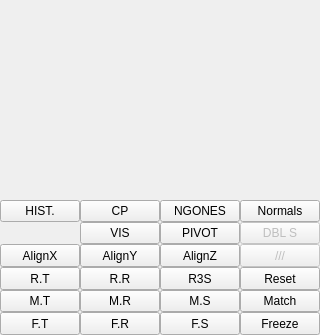
    <widget class="QWidget" name="wg_transformMenu" native="true">
     <layout class="QVBoxLayout" name="verticalLayout_10">
      <property name="spacing">
       <number>0</number>
      </property>
      <property name="margin">
       <number>0</number>
      </property>
      <item>
       <widget class="QWidget" name="wg_freeze" native="true">
        <property name="minimumSize">
         <size>
          <width>0</width>
          <height>0</height>
         </size>
        </property>
        <layout class="QHBoxLayout" name="horizontalLayout">
         <property name="spacing">
          <number>0</number>
         </property>
         <property name="sizeConstraint">
          <enum>QLayout::SetMaximumSize</enum>
         </property>
         <property name="margin">
          <number>0</number>
         </property>
        </layout>
       </widget>
      </item>
      <item>
       <widget class="QWidget" name="wg_channelBox" native="true">
        <property name="minimumSize">
         <size>
          <width>210</width>
          <height>200</height>
         </size>
        </property>
        <property name="maximumSize">
         <size>
          <width>210</width>
          <height>200</height>
         </size>
        </property>
        <layout class="QVBoxLayout" name="lt_channelBox">
         <property name="spacing">
          <number>0</number>
         </property>
         <property name="sizeConstraint">
          <enum>QLayout::SetMaximumSize</enum>
         </property>
         <property name="margin">
          <number>0</number>
         </property>
        </layout>
       </widget>
      </item>
      <item>
       <widget class="QWidget" name="widget_19" native="true">
        <property name="minimumSize">
         <size>
          <width>67</width>
          <height>0</height>
         </size>
        </property>
        <layout class="QGridLayout" name="gridLayout_11">
         <property name="margin">
          <number>0</number>
         </property>
         <property name="spacing">
          <number>0</number>
         </property>
         <item row="1" column="3">
          <widget class="QPushButton" name="bt_visPivot">
           <property name="maximumSize">
            <size>
             <width>16777215</width>
             <height>23</height>
            </size>
           </property>
           <property name="toolTip">
            <string>Pivot Visibility</string>
           </property>
           <property name="text">
            <string>PIVOT</string>
           </property>
           <property name="checkable">
            <bool>true</bool>
           </property>
          </widget>
         </item>
         <item row="1" column="2">
          <widget class="QPushButton" name="bt_visibility">
           <property name="maximumSize">
            <size>
             <width>16777215</width>
             <height>23</height>
            </size>
           </property>
           <property name="toolTip">
            <string>Object visibility</string>
           </property>
           <property name="text">
            <string>VIS</string>
           </property>
           <property name="checkable">
            <bool>true</bool>
           </property>
          </widget>
         </item>
         <item row="1" column="5">
          <widget class="QPushButton" name="bt_doubleSide">
           <property name="enabled">
            <bool>false</bool>
           </property>
           <property name="maximumSize">
            <size>
             <width>16777215</width>
             <height>23</height>
            </size>
           </property>
           <property name="toolTip">
            <string>Double side view</string>
           </property>
           <property name="text">
            <string>DBL S</string>
           </property>
           <property name="checkable">
            <bool>true</bool>
           </property>
          </widget>
         </item>
         <item row="2" column="5">
          <widget class="QPushButton" name="bt_4">
           <property name="enabled">
            <bool>false</bool>
           </property>
           <property name="maximumSize">
            <size>
             <width>16777215</width>
             <height>23</height>
            </size>
           </property>
           <property name="toolTip">
            <string>Marquee / Drag Selection Style</string>
           </property>
           <property name="text">
            <string>///</string>
           </property>
          </widget>
         </item>
         <item row="0" column="5">
          <widget class="QPushButton" name="bt_polyNormal">
           <property name="enabled">
            <bool>true</bool>
           </property>
           <property name="maximumSize">
            <size>
             <width>16777215</width>
             <height>23</height>
            </size>
           </property>
           <property name="toolTip">
            <string>Marquee / Drag Selection Style</string>
           </property>
           <property name="text">
            <string>Normals</string>
           </property>
          </widget>
         </item>
         <item row="2" column="2">
          <widget class="QPushButton" name="bt_alignY">
           <property name="enabled">
            <bool>true</bool>
           </property>
           <property name="minimumSize">
            <size>
             <width>0</width>
             <height>23</height>
            </size>
           </property>
           <property name="maximumSize">
            <size>
             <width>16777215</width>
             <height>23</height>
            </size>
           </property>
           <property name="acceptDrops">
            <bool>false</bool>
           </property>
           <property name="toolTip">
            <string>Freeze Translation</string>
           </property>
           <property name="text">
            <string>AlignY</string>
           </property>
           <property name="icon">
            <iconset>
             <normaloff>../../.designer/backup/prefs/icons/freeze.png</normaloff>../../.designer/backup/prefs/icons/freeze.png</iconset>
           </property>
          </widget>
         </item>
         <item row="7" column="0">
          <widget class="QPushButton" name="bt_matchTranslate">
           <property name="maximumSize">
            <size>
             <width>16777215</width>
             <height>23</height>
            </size>
           </property>
           <property name="toolTip">
            <string>Match Translate</string>
           </property>
           <property name="text">
            <string>M.T</string>
           </property>
           <property name="checkable">
            <bool>false</bool>
           </property>
          </widget>
         </item>
         <item row="6" column="0">
          <widget class="QPushButton" name="bt_resetTranslation">
           <property name="enabled">
            <bool>true</bool>
           </property>
           <property name="minimumSize">
            <size>
             <width>0</width>
             <height>23</height>
            </size>
           </property>
           <property name="maximumSize">
            <size>
             <width>16777215</width>
             <height>23</height>
            </size>
           </property>
           <property name="acceptDrops">
            <bool>false</bool>
           </property>
           <property name="toolTip">
            <string>Freeze Translation</string>
           </property>
           <property name="text">
            <string>R.T</string>
           </property>
           <property name="icon">
            <iconset>
             <normaloff>../../.designer/backup/prefs/icons/freeze.png</normaloff>../../.designer/backup/prefs/icons/freeze.png</iconset>
           </property>
           <property name="checkable">
            <bool>false</bool>
           </property>
          </widget>
         </item>
         <item row="7" column="3">
          <widget class="QPushButton" name="bt_matchScale">
           <property name="maximumSize">
            <size>
             <width>16777215</width>
             <height>23</height>
            </size>
           </property>
           <property name="toolTip">
            <string>Match Local Scale</string>
           </property>
           <property name="text">
            <string>M.S</string>
           </property>
           <property name="checkable">
            <bool>false</bool>
           </property>
          </widget>
         </item>
         <item row="6" column="3">
          <widget class="QPushButton" name="bt_resetScaling">
           <property name="enabled">
            <bool>true</bool>
           </property>
           <property name="minimumSize">
            <size>
             <width>0</width>
             <height>23</height>
            </size>
           </property>
           <property name="maximumSize">
            <size>
             <width>16777215</width>
             <height>23</height>
            </size>
           </property>
           <property name="toolTip">
            <string>Freeze Scale</string>
           </property>
           <property name="text">
            <string>R3S</string>
           </property>
           <property name="checkable">
            <bool>false</bool>
           </property>
          </widget>
         </item>
         <item row="0" column="2">
          <widget class="QPushButton" name="bt_centerPivot">
           <property name="maximumSize">
            <size>
             <width>16777215</width>
             <height>23</height>
            </size>
           </property>
           <property name="toolTip">
            <string>Center Pivot</string>
           </property>
           <property name="text">
            <string>CP</string>
           </property>
           <property name="checkable">
            <bool>false</bool>
           </property>
          </widget>
         </item>
         <item row="6" column="5">
          <widget class="QPushButton" name="bt_resetAllTransform">
           <property name="enabled">
            <bool>true</bool>
           </property>
           <property name="maximumSize">
            <size>
             <width>16777215</width>
             <height>23</height>
            </size>
           </property>
           <property name="toolTip">
            <string>Freeze All Transforms</string>
           </property>
           <property name="text">
            <string>Reset</string>
           </property>
           <property name="checkable">
            <bool>false</bool>
           </property>
          </widget>
         </item>
         <item row="0" column="0">
          <widget class="QPushButton" name="bt_deleteHistory">
           <property name="maximumSize">
            <size>
             <width>16777215</width>
             <height>23</height>
            </size>
           </property>
           <property name="toolTip">
            <string>Delete History</string>
           </property>
           <property name="text">
            <string>HIST.</string>
           </property>
           <property name="checkable">
            <bool>false</bool>
           </property>
          </widget>
         </item>
         <item row="6" column="2">
          <widget class="QPushButton" name="bt_resetRotation">
           <property name="enabled">
            <bool>true</bool>
           </property>
           <property name="minimumSize">
            <size>
             <width>0</width>
             <height>23</height>
            </size>
           </property>
           <property name="maximumSize">
            <size>
             <width>16777215</width>
             <height>23</height>
            </size>
           </property>
           <property name="toolTip">
            <string>Freeze Rotation</string>
           </property>
           <property name="text">
            <string>R.R</string>
           </property>
           <property name="checkable">
            <bool>false</bool>
           </property>
          </widget>
         </item>
         <item row="7" column="2">
          <widget class="QPushButton" name="bt_matchRotate">
           <property name="maximumSize">
            <size>
             <width>16777215</width>
             <height>23</height>
            </size>
           </property>
           <property name="toolTip">
            <string>Match Rotate</string>
           </property>
           <property name="text">
            <string>M.R</string>
           </property>
           <property name="checkable">
            <bool>false</bool>
           </property>
          </widget>
         </item>
         <item row="7" column="5">
          <widget class="QPushButton" name="bt_matchAll">
           <property name="maximumSize">
            <size>
             <width>16777215</width>
             <height>23</height>
            </size>
           </property>
           <property name="toolTip">
            <string>Match All Transforms</string>
           </property>
           <property name="text">
            <string>Match</string>
           </property>
           <property name="checkable">
            <bool>false</bool>
           </property>
          </widget>
         </item>
         <item row="2" column="3">
          <widget class="QPushButton" name="bt_alignZ">
           <property name="enabled">
            <bool>true</bool>
           </property>
           <property name="minimumSize">
            <size>
             <width>0</width>
             <height>23</height>
            </size>
           </property>
           <property name="maximumSize">
            <size>
             <width>16777215</width>
             <height>23</height>
            </size>
           </property>
           <property name="acceptDrops">
            <bool>false</bool>
           </property>
           <property name="toolTip">
            <string>Freeze Translation</string>
           </property>
           <property name="text">
            <string>AlignZ</string>
           </property>
           <property name="icon">
            <iconset>
             <normaloff>../../.designer/backup/prefs/icons/freeze.png</normaloff>../../.designer/backup/prefs/icons/freeze.png</iconset>
           </property>
          </widget>
         </item>
         <item row="0" column="3">
          <widget class="QPushButton" name="bt_12">
           <property name="enabled">
            <bool>true</bool>
           </property>
           <property name="maximumSize">
            <size>
             <width>16777215</width>
             <height>23</height>
            </size>
           </property>
           <property name="toolTip">
            <string>Marquee / Drag Selection Style</string>
           </property>
           <property name="text">
            <string>NGONES</string>
           </property>
          </widget>
         </item>
         <item row="9" column="3">
          <widget class="QPushButton" name="bt_freezeScale">
           <property name="minimumSize">
            <size>
             <width>0</width>
             <height>23</height>
            </size>
           </property>
           <property name="maximumSize">
            <size>
             <width>16777215</width>
             <height>23</height>
            </size>
           </property>
           <property name="toolTip">
            <string>Freeze Scale</string>
           </property>
           <property name="text">
            <string>F.S</string>
           </property>
           <property name="checkable">
            <bool>false</bool>
           </property>
          </widget>
         </item>
         <item row="2" column="0">
          <widget class="QPushButton" name="bt_alignX">
           <property name="enabled">
            <bool>true</bool>
           </property>
           <property name="minimumSize">
            <size>
             <width>0</width>
             <height>23</height>
            </size>
           </property>
           <property name="maximumSize">
            <size>
             <width>16777215</width>
             <height>23</height>
            </size>
           </property>
           <property name="acceptDrops">
            <bool>false</bool>
           </property>
           <property name="toolTip">
            <string>Freeze Translation</string>
           </property>
           <property name="text">
            <string>AlignX</string>
           </property>
           <property name="icon">
            <iconset>
             <normaloff>../../.designer/backup/prefs/icons/freeze.png</normaloff>../../.designer/backup/prefs/icons/freeze.png</iconset>
           </property>
          </widget>
         </item>
         <item row="9" column="0">
          <widget class="QPushButton" name="bt_freezeTranslation">
           <property name="minimumSize">
            <size>
             <width>0</width>
             <height>23</height>
            </size>
           </property>
           <property name="maximumSize">
            <size>
             <width>16777215</width>
             <height>23</height>
            </size>
           </property>
           <property name="acceptDrops">
            <bool>false</bool>
           </property>
           <property name="toolTip">
            <string>Freeze Translation</string>
           </property>
           <property name="text">
            <string>F.T</string>
           </property>
           <property name="icon">
            <iconset>
             <normaloff>../../.designer/backup/prefs/icons/freeze.png</normaloff>../../.designer/backup/prefs/icons/freeze.png</iconset>
           </property>
           <property name="checkable">
            <bool>false</bool>
           </property>
          </widget>
         </item>
         <item row="9" column="2">
          <widget class="QPushButton" name="bt_freezeRotation">
           <property name="minimumSize">
            <size>
             <width>0</width>
             <height>23</height>
            </size>
           </property>
           <property name="maximumSize">
            <size>
             <width>16777215</width>
             <height>23</height>
            </size>
           </property>
           <property name="toolTip">
            <string>Freeze Rotation</string>
           </property>
           <property name="text">
            <string>F.R</string>
           </property>
           <property name="checkable">
            <bool>false</bool>
           </property>
          </widget>
         </item>
         <item row="9" column="5">
          <widget class="QPushButton" name="bt_freezeAllTransform">
           <property name="maximumSize">
            <size>
             <width>16777215</width>
             <height>23</height>
            </size>
           </property>
           <property name="toolTip">
            <string>Freeze All Transforms</string>
           </property>
           <property name="text">
            <string>Freeze</string>
           </property>
           <property name="checkable">
            <bool>false</bool>
           </property>
          </widget>
         </item>
        </layout>
       </widget>
      </item>
     </layout>
    </widget>
